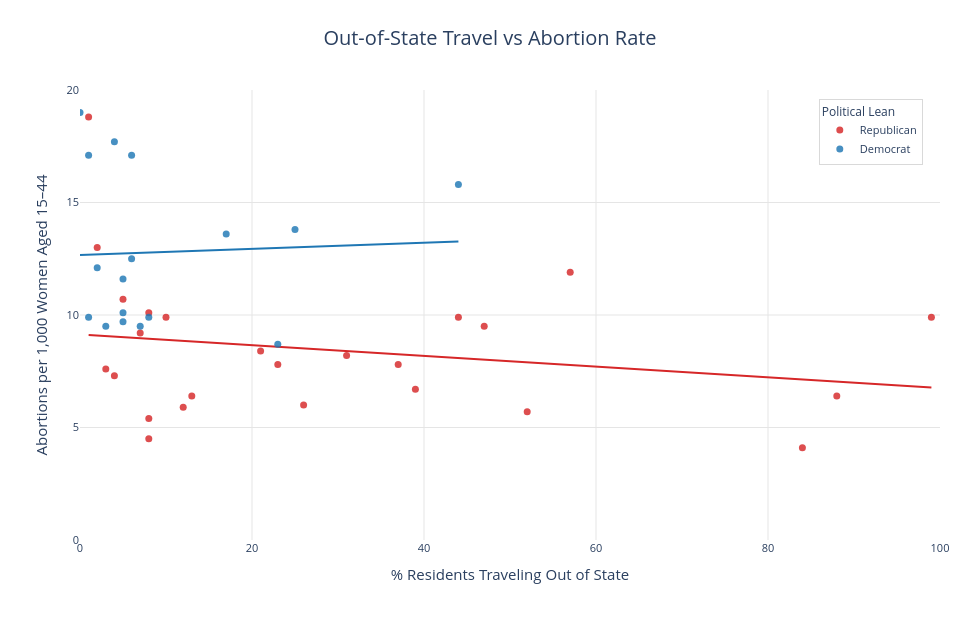

Notebook code cell kept with this figure:
### Code cell
col_x4 = "% of residents obtaining abortions who traveled out of state for care, 2020"
col_y4 = "No. of abortions per 1,000 women aged 15–44, by state of residence, 2020"

df_anti = df[df["political_lean"].isin(["Democrat", "Republican"])].copy()
df_anti = df_anti[df_anti[col_y4] <= 20].copy()

fig4 = px.scatter(
    df_anti,
    x=col_x4,
    y=col_y4,
    color="political_lean",
    color_discrete_map={
        "Republican": "#d62728",
        "Democrat": "#1f77b4"
    },
    trendline="ols",
    hover_name="U.S. State",
    title="Out-of-State Travel vs Abortion Rate",
    labels={
        col_x4: "% Residents Traveling Out of State",
        col_y4: "Abortions per 1,000 Women Aged 15–44",
        "political_lean": "Political Lean"
    }
)

fig4.update_traces(marker=dict(size=7, opacity=0.82))

fig4.update_xaxes(
    range=[0, 100],
    showgrid=True,
    gridcolor="#e5e5e5",
    zeroline=False,
    title_font=dict(size=15),
    tickfont=dict(size=11)
)

fig4.update_yaxes(
    range=[0, 20],
    showgrid=True,
    gridcolor="#e5e5e5",
    zeroline=False,
    title_font=dict(size=15),
    tickfont=dict(size=11)
)

apply_clean_layout(fig4, width=980, height=620, show_legend=True, bottom_margin=80)
fig4.show()

### Figure 1 — Plotly figure (JSON) as saved in the notebook; plotly's stock layout.template omitted (floating-point values rounded to 4 significant figures)
{"data": [{"hovertemplate": "<b>%{hovertext}</b><br><br>Political Lean=Republican<br>% Residents Traveling Out of State=%{x}<br>Abortions per 1,000 Women Aged 15–44=%{y}<extra></extra>", "hovertext": ["Alabama", "Alaska", "Arkansas", "Florida", "Idaho", "Indiana", "Iowa", "Kansas", "Kentucky", "Louisiana", "Mississippi", "Missouri", "Montana", "Nebraska", "North Carolina", "North Dakota", "Ohio", "Oklahoma", "South Carolina", "South Dakota", "Tennessee", "Texas", "Utah", "West Virginia", "Wyoming"], "legendgroup": "Republican", "marker": {"color": "#d62728", "opacity": 0.82, "size": 7, "symbol": "circle"}, "mode": "markers", "name": "Republican", "orientation": "v", "showlegend": true, "type": "scatter", "x": [47, 7, 37, 1, 26, 31, 12, 4, 39, 21, 44, 99, 3, 8, 2, 13, 10, 5, 57, 84, 23, 8, 8, 52, 88], "xaxis": "x", "y": [9.5, 9.2, 7.8, 18.8, 6.0, 8.2, 5.9, 7.3, 6.7, 8.4, 9.9, 9.9, 7.6, 5.4, 13.0, 6.4, 9.9, 10.7, 11.9, 4.1, 7.8, 10.1, 4.5, 5.7, 6.4], "yaxis": "y"}, {"hovertemplate": "<b>OLS trendline</b><br>No. of abortions per 1,000 women aged 15–44, by state of residence, 2020 = -0.0237984 * % of residents obtaining abortions who traveled out of state for care, 2020 + 9.13796<br>R<sup>2</sup>=0.047594<br><br>Political Lean=Republican<br>% Residents Traveling Out of State=%{x}<br>Abortions per 1,000 Women Aged 15–44=%{y} <b>(trend)</b><extra></extra>", "legendgroup": "Republican", "marker": {"color": "#d62728", "opacity": 0.82, "size": 7, "symbol": "circle"}, "mode": "lines", "name": "Republican", "showlegend": false, "type": "scatter", "x": [1, 2, 3, 4, 5, 7, 8, 8, 8, 10, 12, 13, 21, 23, 26, 31, 37, 39, 44, 47, 52, 57, 84, 88, 99], "xaxis": "x", "y": [9.114, 9.09, 9.067, 9.043, 9.019, 8.971, 8.948, 8.948, 8.948, 8.9, 8.852, 8.829, 8.638, 8.591, 8.519, 8.4, 8.257, 8.21, 8.091, 8.019, 7.9, 7.781, 7.139, 7.044, 6.782], "yaxis": "y"}, {"hovertemplate": "<b>%{hovertext}</b><br><br>Political Lean=Democrat<br>% Residents Traveling Out of State=%{x}<br>Abortions per 1,000 Women Aged 15–44=%{y}<extra></extra>", "hovertext": ["California", "Colorado", "Connecticut", "Delaware", "Hawaii", "Illinois", "Maine", "Massachusetts", "Minnesota", "Nevada", "New Hampshire", "New Mexico", "Oregon", "Rhode Island", "Vermont", "Virginia", "Washington"], "legendgroup": "Democrat", "marker": {"color": "#1f77b4", "opacity": 0.82, "size": 7, "symbol": "circle"}, "mode": "markers", "name": "Democrat", "orientation": "v", "showlegend": true, "type": "scatter", "x": [0, 1, 6, 44, 2, 1, 5, 6, 3, 4, 23, 8, 5, 17, 7, 25, 5], "xaxis": "x", "y": [19.0, 9.9, 17.1, 15.8, 12.1, 17.1, 10.1, 12.5, 9.5, 17.7, 8.7, 9.9, 9.7, 13.6, 9.5, 13.8, 11.6], "yaxis": "y"}, {"hovertemplate": "<b>OLS trendline</b><br>No. of abortions per 1,000 women aged 15–44, by state of residence, 2020 = 0.013498 * % of residents obtaining abortions who traveled out of state for care, 2020 + 12.6714<br>R<sup>2</sup>=0.002101<br><br>Political Lean=Democrat<br>% Residents Traveling Out of State=%{x}<br>Abortions per 1,000 Women Aged 15–44=%{y} <b>(trend)</b><extra></extra>", "legendgroup": "Democrat", "marker": {"color": "#1f77b4", "opacity": 0.82, "size": 7, "symbol": "circle"}, "mode": "lines", "name": "Democrat", "showlegend": false, "type": "scatter", "x": [0, 1, 1, 2, 3, 4, 5, 5, 5, 6, 6, 7, 8, 17, 23, 25, 44], "xaxis": "x", "y": [12.67, 12.68, 12.68, 12.7, 12.71, 12.73, 12.74, 12.74, 12.74, 12.75, 12.75, 12.77, 12.78, 12.9, 12.98, 13.01, 13.27], "yaxis": "y"}], "layout": {"font": {"size": 13}, "height": 620, "legend": {"bgcolor": "rgba(255,255,255,0.9)", "bordercolor": "#d9d9d9", "borderwidth": 1, "font": {"size": 11}, "orientation": "v", "title": {"font": {"size": 12}, "text": "Political Lean"}, "tracegroupgap": 0, "x": 0.98, "xanchor": "right", "y": 0.98, "yanchor": "top"}, "margin": {"b": 80, "l": 80, "r": 40, "t": 90}, "paper_bgcolor": "white", "plot_bgcolor": "white", "showlegend": true, "title": {"font": {"size": 20}, "text": "Out-of-State Travel vs Abortion Rate", "x": 0.5, "xanchor": "center"}, "width": 980, "xaxis": {"anchor": "y", "domain": [0, 1], "gridcolor": "#e5e5e5", "range": [0, 100], "showgrid": true, "tickfont": {"size": 11}, "title": {"font": {"size": 15}, "text": "% Residents Traveling Out of State"}, "zeroline": false}, "yaxis": {"anchor": "x", "domain": [0, 1], "gridcolor": "#e5e5e5", "range": [0, 20], "showgrid": true, "tickfont": {"size": 11}, "title": {"font": {"size": 15}, "text": "Abortions per 1,000 Women Aged 15–44"}, "zeroline": false}}}
